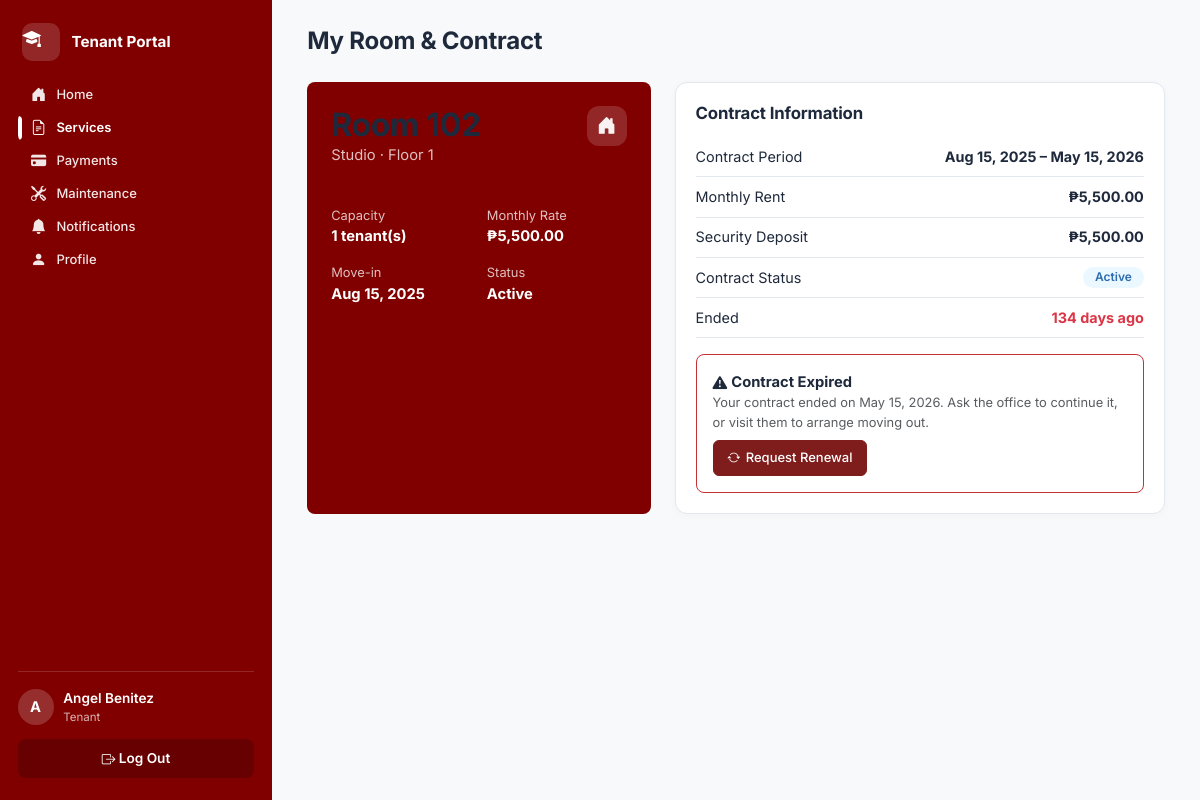
/tenant/services.php (signed in), run on the app's committed database.
### tables this page shows
CREATE TABLE dorm_rooms (
  room_id      INT UNSIGNED AUTO_INCREMENT PRIMARY KEY,
  room_number  VARCHAR(10)  NOT NULL,
  room_type    VARCHAR(50)  NOT NULL,         
  capacity     TINYINT UNSIGNED NOT NULL DEFAULT 1,
  monthly_rate DECIMAL(10,2) NOT NULL,
  floor_number TINYINT NOT NULL DEFAULT 1,
  status       ENUM('Available','Occupied','Under Maintenance','Reserved')
               NOT NULL DEFAULT 'Available',
  description  TEXT,
  date_added   TIMESTAMP NOT NULL DEFAULT CURRENT_TIMESTAMP,
  UNIQUE KEY uq_room_number (room_number),
  INDEX idx_room_status (status),
  INDEX idx_room_type (room_type)
);

CREATE TABLE tenants (
  tenant_id         INT UNSIGNED AUTO_INCREMENT PRIMARY KEY,
  user_id           INT UNSIGNED NOT NULL,
  room_id           INT UNSIGNED DEFAULT NULL,
  checkin_date      DATE DEFAULT NULL,
  checkout_date     DATE DEFAULT NULL,
  status            ENUM('Pending','Active','Evicted','Checked Out')
                    NOT NULL DEFAULT 'Pending',
  tenant_type       ENUM('Student','Employee') NOT NULL DEFAULT 'Student',
  key_returned      BOOLEAN NOT NULL DEFAULT FALSE,
  approval_status   ENUM('Pending','Approved','Declined','Rejected')
                    NOT NULL DEFAULT 'Pending',
  contact_number    VARCHAR(20) DEFAULT NULL,
  emergency_contact_name VARCHAR(100) DEFAULT NULL,
  emergency_contact_phone VARCHAR(20) DEFAULT NULL,
  rejection_reason  TEXT DEFAULT NULL,
  emergency_contact VARCHAR(100),
  emergency_phone   VARCHAR(20),
  date_registered   TIMESTAMP NOT NULL DEFAULT CURRENT_TIMESTAMP,
  CONSTRAINT fk_tenant_user FOREIGN KEY (user_id) REFERENCES users(user_id) ON DELETE CASCADE,
  CONSTRAINT fk_tenant_room FOREIGN KEY (room_id) REFERENCES dorm_rooms(room_id) ON DELETE SET NULL,
  UNIQUE KEY uq_tenant_user (user_id),
  INDEX idx_tenant_status (status),
  INDEX idx_tenant_approval (approval_status),
  INDEX idx_tenant_room (room_id)
);

CREATE TABLE contracts (
  contract_id      INT UNSIGNED AUTO_INCREMENT PRIMARY KEY,
  tenant_id        INT UNSIGNED NOT NULL,
  room_id          INT UNSIGNED NOT NULL,
  monthly_rent     DECIMAL(10,2) NOT NULL,
  security_deposit DECIMAL(10,2) NOT NULL DEFAULT 0,
  contract_start   DATE NOT NULL,
  contract_end     DATE NOT NULL,
  contract_status  ENUM('Active','Expiring Soon','Expired','Terminated')
                   NOT NULL DEFAULT 'Active',
  contract_file    VARCHAR(255) DEFAULT NULL,  
   
   
   
  renewal_requested_at DATETIME DEFAULT NULL,   
  last_renewed_at      DATETIME DEFAULT NULL,
  renewal_count        INT UNSIGNED NOT NULL DEFAULT 0,
  terminated_at        DATETIME DEFAULT NULL,
  termination_reason   TEXT DEFAULT NULL,
  created_at       TIMESTAMP NOT NULL DEFAULT CURRENT_TIMESTAMP,
  CONSTRAINT fk_contract_tenant FOREIGN KEY (tenant_id) REFERENCES tenants(tenant_id) ON DELETE CASCADE,
  CONSTRAINT fk_contract_room   FOREIGN KEY (room_id)   REFERENCES dorm_rooms(room_id),
  INDEX idx_contract_status (contract_status),
  INDEX idx_contract_end (contract_end)
);

### includes/functions.php (called while the page is built, shortened)
<?php
function clean(?string $value): string
{
    return htmlspecialchars(trim($value ?? ''), ENT_QUOTES, 'UTF-8');
}
function peso($amount): string
{
    return '₱' . number_format((float) $amount, 2);
}
function status_badge_class(string $status): string
{
    $map = [
        'Active'      => 'info',
        'Paid'        => 'success',
        'Approved'    => 'success',
        'Completed'   => 'success',
        'Available'   => 'success',
        'Pending'     => 'warning',
        'Ongoing'     => 'info',
        'Reserved'    => 'info',
        'Expiring Soon' => 'warning',
        'Overdue'     => 'danger',
        'Failed'      => 'danger',
        'Evicted'     => 'danger',
        'Declined'    => 'danger',
        'Rejected'    => 'danger',
        'Expired'     => 'danger',
        'Terminated'  => 'danger',
        'Occupied'    => 'secondary',
        'Checked Out' => 'secondary',
        'Under Maintenance' => 'secondary',
    ];
    return $map[$status] ?? 'secondary';
}
function days_until(string $date): int
{
    $target = new DateTime($date);
    $today  = new DateTime('today');
    return (int) $today->diff($target)->format('%r%a');
}
function tenant_current_contract(PDO $db, int $tenantId): ?array
{
    $stmt = $db->prepare("
        SELECT * FROM contracts
        WHERE tenant_id = ? AND contract_status IN ('Active','Expiring Soon','Expired')
        ORDER BY FIELD(contract_status,'Active','Expiring Soon','Expired'), contract_end DESC
        LIMIT 1
    ");
    $stmt->execute([$tenantId]);
    return $stmt->fetch() ?: null;
}
function contract_is_expired(?array $contract): bool
{
    return $contract !== null
        && ($contract['contract_status'] === 'Expired' || days_until($contract['contract_end']) < 0);
}

### includes/auth.php (called while the page is built, shortened)
<?php
function current_role(): ?string
{
    return $_SESSION['role'] ?? null;
}
function current_user_id(): ?int
{
    return $_SESSION['user_id'] ?? null;
}
function current_tenant(): ?array
{
    static $tenant = false;
    if ($tenant === false) {
        if (current_role() !== 'tenant') {
            $tenant = null;
        } else {
            $stmt = get_db()->prepare('SELECT * FROM tenants WHERE user_id = ?');
            $stmt->execute([current_user_id()]);
            $tenant = $stmt->fetch() ?: null;
        }
    }
    return $tenant;
}

### config/database.php (called while the page is built, shortened)
<?php
function get_db(): PDO
{
    static $pdo = null;
    if ($pdo === null) {
        $dsn = 'mysql:host=' . DB_HOST . ';dbname=' . DB_NAME . ';charset=utf8mb4';
        $options = [
            PDO::ATTR_ERRMODE            => PDO::ERRMODE_EXCEPTION,
            PDO::ATTR_DEFAULT_FETCH_MODE => PDO::FETCH_ASSOC,
            PDO::ATTR_EMULATE_PREPARES   => false,
        ];
        try {
            $pdo = new PDO($dsn, DB_USER, DB_PASS, $options);
            $pdo->exec("SET time_zone = '+08:00'");
        } catch (PDOException $e) {
            error_log('Database connection failed: ' . $e->getMessage());
            http_response_code(500);
            die('Database connection failed. Did you import database/schema.sql, '
              . 'and does config/database.php match your MySQL credentials? '
              . 'Check the PHP error log for the exact database error.');
        }
    }
    return $pdo;
}

### tenant/services.php (the view, shortened to what this page needs)
<?php
$db = get_db();
$tenant = current_tenant();
$room = null;
if ($tenant['room_id']) {
    $stmt = $db->prepare('SELECT * FROM dorm_rooms WHERE room_id = ?');
    $stmt->execute([$tenant['room_id']]);
    $room = $stmt->fetch();
}
$contract = null;
if ($room) {
    $contract = tenant_current_contract($db, (int) $tenant['tenant_id']);
}
include __DIR__ . '/../includes/header.php';
?>
<div class="page-header"><div><h1>My Room &amp; Contract</h1></div></div>
<?php if (!$room): ?>
  <div class="alert alert-info">No room has been assigned to you yet.</div>
<?php else: ?>
<div class="row g-4">
  <div class="col-md-5">
    <div class="room-detail-card">
      <div class="d-flex justify-content-between align-items-start">
        <div>
          <h2 class="mb-0">Room <?= clean($room['room_number']) ?></h2>
          <div class="opacity-75"><?= clean($room['room_type']) ?> · Floor <?= (int) $room['floor_number'] ?></div>
        </div>
        <span class="room-icon"><i class="bi bi-house-door-fill"></i></span>
      </div>
      <div class="row mt-4 g-3">
        <div class="col-6"><div class="opacity-75 small">Capacity</div><strong><?= (int) $room['capacity'] ?> tenant(s)</strong></div>
        <div class="col-6"><div class="opacity-75 small">Monthly Rate</div><strong><?= peso($room['monthly_rate']) ?></strong></div>
        <div class="col-6"><div class="opacity-75 small">Move-in</div><strong><?= $tenant['checkin_date'] ? clean(date('M j, Y', strtotime($tenant['checkin_date']))) : 'Not checked in yet' ?></strong></div>
        <div class="col-6"><div class="opacity-75 small">Status</div><strong><?= clean($tenant['status']) ?></strong></div>
      </div>
    </div>
  </div>
  <div class="col-md-7">
    <div class="panel">
      <div class="panel-header"><h2>Contract Information</h2></div>
      <?php if (!$contract): ?>
        <p class="text-muted py-3">No contract has been created for you yet — check with the admin office.</p>
      <?php else:
        $daysLeft   = days_until($contract['contract_end']);
        $isExpired  = contract_is_expired($contract);
        $isClosed   = $contract['contract_status'] === 'Terminated';
        $requested  = !empty($contract['renewal_requested_at']);
      ?>
        <div class="detail-row"><span>Contract Period</span><strong><?= clean(date('M j, Y', strtotime($contract['contract_start']))) ?> – <?= clean(date('M j, Y', strtotime($contract['contract_end']))) ?></strong></div>
        <div class="detail-row"><span>Monthly Rent</span><strong><?= peso($contract['monthly_rent']) ?></strong></div>
        <div class="detail-row"><span>Security Deposit</span><strong><?= peso($contract['security_deposit']) ?></strong></div>
        <div class="detail-row"><span>Contract Status</span><span class="badge badge-<?= status_badge_class($contract['contract_status']) ?>"><?= clean($contract['contract_status']) ?></span></div>
        <div class="detail-row">
          <span><?= $isExpired || $isClosed ? 'Ended' : 'Days Remaining' ?></span>
          <strong class="<?= $isExpired || $daysLeft <= 14 ? 'text-danger' : '' ?>">
            <?= $isExpired || $isClosed ? abs($daysLeft) . ' day' . (abs($daysLeft) === 1 ? '' : 's') . ' ago' : $daysLeft . ' days' ?>
          </strong>
        </div>
        <?php if ($isClosed): ?>
          <div class="mt-3 p-3 rounded-3" style="border:1px solid var(--border);">
            <strong>Contract ended</strong>
            <p class="text-muted small mb-0">
              This contract was terminated by the dorm office<?= !empty($contract['terminated_at']) ? ' on ' . clean(date('F j, Y', strtotime($contract['terminated_at']))) : '' ?>.
              <?= !empty($contract['termination_reason']) ? 'Reason given: ' . clean($contract['termination_reason']) : '' ?>
            </p>
          </div>
        <?php elseif ($isExpired || $daysLeft <= 30): ?>
          <div class="mt-3 p-3 rounded-3" style="border:1px solid <?= $isExpired ? 'var(--red-text)' : 'var(--border)' ?>;">
            <strong><i class="bi <?= $isExpired ? 'bi-exclamation-triangle-fill' : 'bi-calendar2-warning' ?> me-1" aria-hidden="true"></i><?= $isExpired ? 'Contract Expired' : 'Contract Expiring Soon' ?></strong>
            <p class="text-muted small mb-2">
              <?php if ($isExpired): ?>
                Your contract ended on <?= clean(date('F j, Y', strtotime($contract['contract_end']))) ?>. Ask the office to continue it, or visit them to arrange moving out.
              <?php else: ?>
                Your contract expires in <?= $daysLeft ?> day<?= $daysLeft === 1 ? '' : 's' ?>. Request a renewal here, or visit the office.
              <?php endif; ?>
            </p>
            <?php if ($requested): ?>
              <span class="badge badge-info"><i class="bi bi-check-lg"></i> Renewal requested <?= clean(date('M j, Y', strtotime($contract['renewal_requested_at']))) ?></span>
              <div class="text-muted small mt-1">The dorm office will set your new end date and you'll be notified.</div>
            <?php else: ?>
              <form method="post" onsubmit="return confirm('Send a renewal request to the dorm office?');">
                <button class="btn btn-sm btn-action-primary"><i class="bi bi-arrow-repeat"></i> Request Renewal</button>
              </form>
            <?php endif; ?>
          </div>
        <?php endif; ?>
      <?php endif; ?>
    </div>
  </div>
</div>
<?php endif; ?>
<?php include __DIR__ . '/../includes/footer.php'; ?>

### assets/css/app-theme.css (style rules this page uses)
.form-control, .form-select, .custom-select-trigger, .btn, .btn-top-action, .btn-action-primary, .btn-action-outline, .btn-action-light, .btn-action-approve, .btn-action-reject { min-height: 36px !important; border-radius: var(--border-radius) !important; font-size: .8125rem !important; box-sizing: border-box !important; transition: all 0.15s ease-in-out !important; }
.btn-top-action, .btn-action-primary, .btn-action-outline, .btn-action-light, .btn-action-approve, .btn-action-reject, .btn-icon { display: inline-flex !important; align-items: center !important; justify-content: center !important; gap: 0.4rem !important; height: 34px !important; padding: 0 0.85rem !important; font-size: 0.8125rem !important; font-weight: 500 !important; line-height: 1 !important; white-space: nowrap !important; border-radius: 6px !important; transition: all 0.15s ease-in-out !important; box-shadow: none !important; box-sizing: border-box !important; }
.btn-top-action, .btn-action-primary { background-color: #7f1d1d !important; border: 1px solid #7f1d1d !important; color: #ffffff !important; }
button, .btn { display: inline-flex !important; align-items: center !important; justify-content: center !important; gap: 0.35rem !important; }

### data on the page
dorm_rooms: room_type "Studio", floor_number "1", capacity "1", monthly_rate "₱5,500.00"
tenants: checkin_date "Aug 15, 2025", status "Active"
contracts: contract_start "Aug 15, 2025", contract_end "May 15, 2026", monthly_rent "₱5,500.00", security_deposit "₱5,500.00", contract_status "Active", contract_end "134"

### other printed values
$label "Home"
$label "Services"
$label "Payments"
$label "Maintenance"
$label "Notifications"
$label "Profile"
substr($_SESSION['first_name'] ?? '?', 0, 1) "A"
$role "Tenant"
